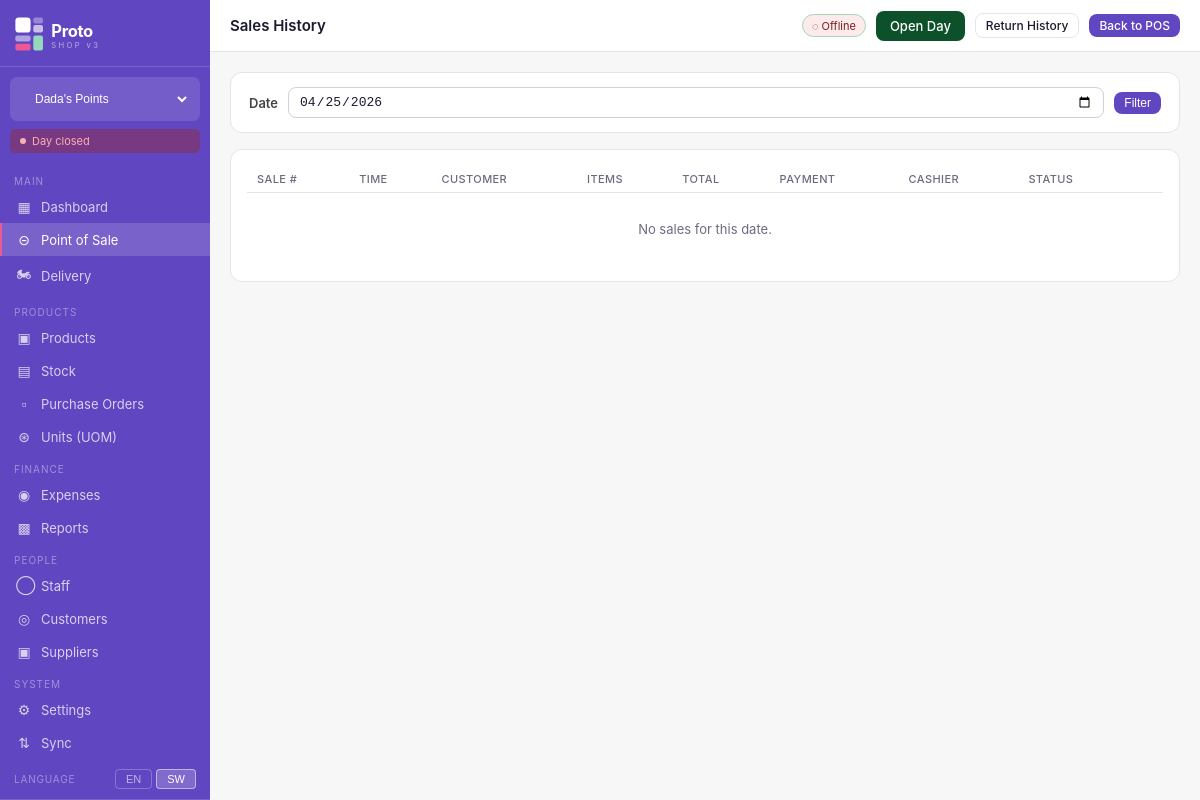
/pos/history/ (signed in), run on an earlier commit of the app's database.
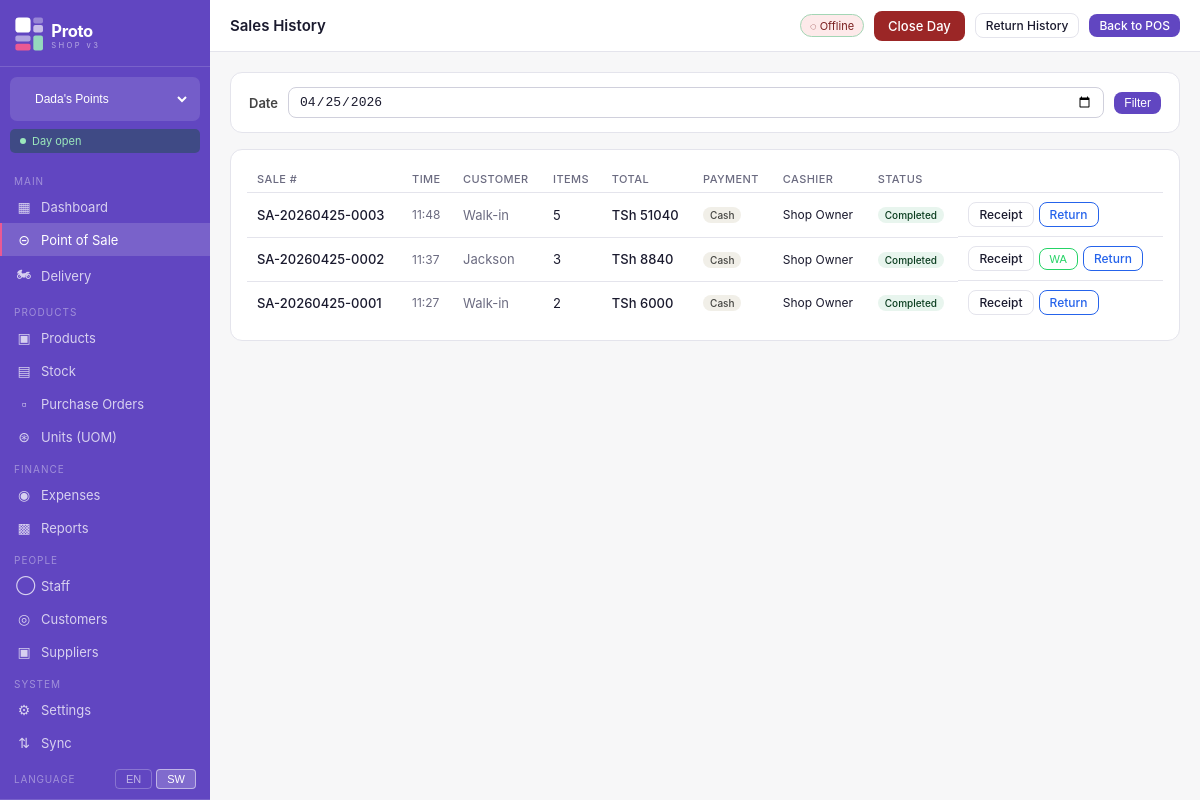
And on a later commit of the database.
### shops/models.py (models this page shows, shortened)
class Shop(models.Model):
    SHOP_TYPE_CHOICES = [
        ('handbags', 'Handbags'),
        ('hair', 'Hair Products'),
        ('home', 'Home Supplies'),
        ('other', 'Other'),
    ]
    name = models.CharField(max_length=100)
    shop_type = models.CharField(max_length=20, choices=SHOP_TYPE_CHOICES)
    address = models.TextField(blank=True)
    phone = models.CharField(max_length=20, blank=True)
    is_active = models.BooleanField(default=True)
    created_at = models.DateTimeField(auto_now_add=True)
    class Meta:
        ordering = ['name']

class UserShopAccess(models.Model):
    ROLE_CHOICES = [
        ('owner', 'Owner'),
        ('admin', 'Admin'),
        ('cashier', 'Cashier'),
    ]
    user = models.ForeignKey(User, on_delete=models.CASCADE, related_name='shop_access')
    shop = models.ForeignKey(Shop, on_delete=models.CASCADE, related_name='user_access')
    role = models.CharField(max_length=20, choices=ROLE_CHOICES, default='cashier')
    is_active = models.BooleanField(default=True)
    class Meta:
        unique_together = ('user', 'shop')

### pos/models.py (models this page shows, shortened)
class Sale(models.Model):
    PAYMENT_METHODS = [
        ('cash', 'Cash'),
        ('mpesa', 'M-Pesa'),
        ('credit', 'Credit / Borrow'),
        ('split', 'Split Payment'),
    ]
    STATUS_CHOICES = [
        ('completed', 'Completed'),
        ('voided', 'Voided'),
        ('refunded', 'Refunded'),
        ('partially_returned', 'Partially Returned'),
    ]
    sale_number = models.CharField(max_length=20, unique=True, blank=True)
    shop = models.ForeignKey(Shop, on_delete=models.CASCADE, related_name='sales')
    day_session = models.ForeignKey(DaySession, on_delete=models.SET_NULL, null=True, blank=True, related_name='sales')
    customer = models.ForeignKey(Customer, on_delete=models.SET_NULL, null=True, blank=True, related_name='sales')
    cashier = models.ForeignKey(User, on_delete=models.SET_NULL, null=True, related_name='sales')
    subtotal = models.DecimalField(max_digits=14, decimal_places=2, default=0)
    tax_amount = models.DecimalField(max_digits=14, decimal_places=2, default=0)
    discount_amount = models.DecimalField(max_digits=14, decimal_places=2, default=0)
    total = models.DecimalField(max_digits=14, decimal_places=2, default=0)
    payment_method = models.CharField(max_length=10, choices=PAYMENT_METHODS)
    amount_paid = models.DecimalField(max_digits=14, decimal_places=2, default=0)
    change_given = models.DecimalField(max_digits=14, decimal_places=2, default=0)
    status = models.CharField(max_length=20, choices=STATUS_CHOICES, default='completed')
    voided_by = models.ForeignKey(User, on_delete=models.SET_NULL, null=True, blank=True, related_name='voided_sales')
    void_reason = models.TextField(blank=True)
    notes = models.TextField(blank=True)
    created_at = models.DateTimeField(auto_now_add=True)
    synced = models.BooleanField(default=False)
    class Meta:
        ordering = ['-created_at']

### customers/models.py (models this page shows, shortened)
class Customer(models.Model):
    name = models.CharField(max_length=150)
    phone = models.CharField(max_length=20, blank=True)
    email = models.EmailField(blank=True)
    address = models.TextField(blank=True)
    shop = models.ForeignKey(Shop, on_delete=models.CASCADE, related_name='customers', null=True, blank=True)
    credit_limit = models.DecimalField(max_digits=12, decimal_places=2, default=0)
    credit_balance = models.DecimalField(max_digits=12, decimal_places=2, default=0)  # amount owed
    notes = models.TextField(blank=True)
    is_active = models.BooleanField(default=True)
    created_at = models.DateTimeField(auto_now_add=True)
    class Meta:
        ordering = ['name']

### pos/views.py (the view)
# urls.py: path('history/', views.sale_history, name='history'),
@login_required
def sale_history(request):
    shop = get_current_shop(request)
    if not shop:
        return redirect('shop_select')
    today = timezone.now().date()
    from django.core.paginator import Paginator
    date_filter = request.GET.get('date', str(today))
    try:
        import datetime
        filter_date = datetime.date.fromisoformat(date_filter)
    except Exception:
        filter_date = today
    sales_qs = Sale.objects.filter(shop=shop, created_at__date=filter_date).select_related(
        'customer', 'cashier'
    ).prefetch_related('items').order_by('-created_at')
    paginator = Paginator(sales_qs, 25)
    page_obj  = paginator.get_page(request.GET.get('page'))
    return render(request, 'pos/history.html', {
        'sales': page_obj,
        'page_obj': page_obj,
        'shop': shop,
        'filter_date': filter_date,
        'today': today,
        'current_role': request.session.get('current_role', 'cashier'),
    })

### pos/views.py (called while the page is built)
def get_current_shop(request):
    shop_id = request.session.get('current_shop_id')
    if not shop_id:
        return None
    return Shop.objects.filter(id=shop_id).first()

### shops/models.py (called while the page is built)
    @property
    def is_open(self):
        return self.status == 'open'

### templates/pos/history.html (shortened to what this page needs)
{% extends "base.html" %}
{% block page_title %}Sales History{% endblock %}
{% block topbar_actions %}
  <a href="{% url 'pos:return_history' %}" class="btn btn-outline btn-sm">Return History</a>
  <a href="{% url 'pos:index' %}" class="btn btn-primary btn-sm">Back to POS</a>
{% endblock %}
{% block content %}
<div class="card" style="padding:14px 18px;margin-bottom:16px">
  <form method="get" style="display:flex;gap:10px;align-items:center">
    <label style="font-size:13px;font-weight:600;color:#444">Date</label>
    <input type="date" name="date" value="{{ filter_date|date:'Y-m-d' }}"
           style="padding:6px 10px;border:1px solid #d0d0dc;border-radius:8px;font-size:13px">
    <button type="submit" class="btn btn-primary btn-sm">Filter</button>
  </form>
</div>
<div class="card">
  <div class="table-wrap">
    <table>
      <thead>
        <tr>
          <th>Sale #</th>
          <th>Time</th>
          <th>Customer</th>
          <th>Items</th>
          <th>Total</th>
          <th>Payment</th>
          <th>Cashier</th>
          <th>Status</th>
          <th></th>
        </tr>
      </thead>
      <tbody>
        {% for s in sales %}
        {% with session_open=s.day_session.is_open %}
        <tr>
          <td style="font-weight:500">{{ s.sale_number }}</td>
          <td style="color:#6b6b80;font-size:12px">{{ s.created_at|date:"H:i" }}</td>
          <td style="color:#6b6b80">{{ s.customer.name|default:"Walk-in" }}</td>
          <td>{{ s.items.count }}</td>
          <td style="font-weight:500">TSh {{ s.total|floatformat:0 }}</td>
          <td>
            <span class="badge {% if s.payment_method == 'mpesa' %}badge-green{% elif s.payment_method == 'credit' %}badge-pink{% else %}badge-gray{% endif %}">
              {{ s.get_payment_method_display }}
            </span>
          </td>
          <td style="font-size:12px">{{ s.cashier.get_full_name|default:s.cashier.username|default:"-" }}</td>
          <td>
            {% if s.status == 'completed' %}
              <span class="badge badge-green">Completed</span>
            {% elif s.status == 'voided' %}
              <span class="badge badge-red">Voided</span>
            {% elif s.status == 'refunded' %}
              <span class="badge badge-pink">Refunded</span>
            {% elif s.status == 'partially_returned' %}
              <span class="badge badge-pink">Partial Return</span>
            {% else %}
              <span class="badge badge-gray">{{ s.get_status_display }}</span>
            {% endif %}
          </td>
          <td style="display:flex;gap:5px;align-items:center;flex-wrap:wrap">
            <a href="{% url 'pos:receipt' s.pk %}" class="btn btn-outline btn-sm" target="_blank">Receipt</a>
            {% if s.customer and s.customer.phone %}
            <button class="btn btn-outline btn-sm" style="color:#25d366;border-color:#25d366;font-size:11px"
                    onclick="sendWaReceipt({{ s.pk }}, this)" title="Send receipt via WhatsApp">WA</button>
            {% endif %}
            {% if s.status in 'completed,partially_returned' %}
              {% if session_open %}
                <a href="{% url 'pos:create_return' s.pk %}" class="btn btn-outline btn-sm"
                   style="color:#2563eb;border-color:#2563eb">Return</a>
              {% else %}
                <span style="font-size:11px;color:#9ca3af;font-style:italic">Day closed</span>
              {% endif %}
            {% endif %}
          </td>
        </tr>
        {% endwith %}
        {% empty %}
        <tr>
          <td colspan="9" style="text-align:center;padding:28px;color:#6b6b80">No sales for this date.</td>
        </tr>
        {% endfor %}
      </tbody>
    </table>
  </div>
</div>
{% endblock %}

### templates/base.html (shortened to what this page needs)
<!DOCTYPE html>
<html lang="en">
<head>
  <link rel="stylesheet" href="/static/css/proto.css">
</head>
<body>
<div class="app-layout">
  <aside class="sidebar">
    <div class="sidebar-logo">
      <a href="{% url 'dashboard' %}" style="display:flex;align-items:center;padding:2px 0;">
        <img src="/static/img/logo-white.svg" alt="Proto v3" style="height:36px;width:auto;">
      </a>
    </div>
    {% if all_accessible_shops %}
    <form method="post" action="{% url 'switch_shop' %}" class="shop-switcher">
      <select name="shop_id" onchange="this.form.submit()">
        {% for access in all_accessible_shops %}
          <option value="{{ access.shop.id }}"
            {% if access.shop.id == current_shop.id %}selected{% endif %}>
            {{ access.shop.name }}
          </option>
        {% endfor %}
      </select>
    </form>
    {% endif %}
    <div class="day-badge {% if day_is_open %}day-open{% else %}day-closed{% endif %}">
      <span class="day-dot"></span>
      {% if day_is_open %}Day open{% else %}Day closed{% endif %}
    </div>
    <nav class="sidebar-nav">
      <div class="nav-section">Main</div>
      <a href="{% url 'dashboard' %}" class="nav-item {% if request.resolver_match.url_name == 'dashboard' %}active{% endif %}">
        <span class="nav-icon">&#9638;</span> Dashboard
      </a>
      <a href="{% url 'pos:index' %}" class="nav-item {% if 'pos' in request.resolver_match.namespace %}active{% endif %}">
        <span class="nav-icon">&#8861;</span> Point of Sale
      </a>
      <a href="{% url 'delivery:board' %}" class="nav-item {% if request.resolver_match.namespace == 'delivery' %}active{% endif %}">
        <span class="nav-icon">&#127949;</span> Delivery
      </a>
      <div class="nav-section">Products</div>
      <a href="{% url 'products:list' %}" class="nav-item {% if request.resolver_match.namespace == 'products' %}active{% endif %}">
        <span class="nav-icon">&#9635;</span> Products
      </a>
      <a href="{% url 'stock:list' %}" class="nav-item {% if request.resolver_match.namespace == 'stock' %}active{% endif %}">
        <span class="nav-icon">&#9636;</span> Stock
      </a>
      <a href="{% url 'purchases:list' %}" class="nav-item {% if request.resolver_match.namespace == 'purchases' %}active{% endif %}">
        <span class="nav-icon">&#9643;</span> Purchase Orders
      </a>
      <a href="{% url 'units:list' %}" class="nav-item {% if request.resolver_match.namespace == 'units' %}active{% endif %}">
        <span class="nav-icon">&#8859;</span> Units (UOM)
      </a>
      <div class="nav-section">Finance</div>
      <a href="{% url 'expenses:list' %}" class="nav-item {% if request.resolver_match.namespace == 'expenses' %}active{% endif %}">
        <span class="nav-icon">&#9673;</span> Expenses
      </a>
      <a href="{% url 'reports:dashboard' %}" class="nav-item {% if request.resolver_match.namespace == 'reports' %}active{% endif %}">
        <span class="nav-icon">&#9641;</span> Reports
      </a>
      <div class="nav-section">People</div>
      <a href="{% url 'staff:list' %}" class="nav-item {% if request.resolver_match.namespace == 'staff' %}active{% endif %}">
        <span class="nav-icon">&#9711;</span> Staff
      </a>
      <a href="{% url 'customers:list' %}" class="nav-item {% if request.resolver_match.namespace == 'customers' %}active{% endif %}">
        <span class="nav-icon">&#9678;</span> Customers
      </a>
      <a href="{% url 'purchases:suppliers' %}" class="nav-item {% if request.resolver_match.url_name == 'suppliers' or request.resolver_match.url_name == 'supplier_create' %}active{% endif %}">
        <span class="nav-icon">&#9635;</span> Suppliers
      </a>
      <div class="nav-section">System</div>
      <a href="{% url 'settings:index' %}" class="nav-item {% if request.resolver_match.namespace == 'settings' %}active{% endif %}">
        <span class="nav-icon">&#9881;</span> Settings
      </a>
      <a href="{% url 'sync_engine:dashboard' %}" class="nav-item {% if request.resolver_match.namespace == 'sync_engine' %}active{% endif %}">
        <span class="nav-icon">&#8645;</span> Sync
      </a>
      <div class="nav-lang">
        <span class="nav-lang-label">Language</span>
        <div class="nav-lang-btns">
          <form method="post" action="{% url 'settings:change_language' %}" style="display:inline">
            <button type="submit" class="lang-btn {% if request.LANGUAGE_CODE == 'en' %}lang-active{% endif %}">EN</button>
          </form>
          <form method="post" action="{% url 'settings:change_language' %}" style="display:inline">
            <button type="submit" class="lang-btn {% if request.LANGUAGE_CODE != 'en' %}lang-active{% endif %}">SW</button>
          </form>
        </div>
      </div>
    </nav>
  </aside>
  <div class="main-area">
    <header class="topbar">
      <div class="topbar-left">
        <h1 class="page-title">{% block page_title %}Dashboard{% endblock %}</h1>
      </div>
      <div class="topbar-right">
        <span class="sync-badge" id="sync-indicator" title="Click to sync">&#9679; Online</span>
        {% if day_is_open %}
          <a href="#" class="btn btn-danger" onclick="showCloseDayModal(); return false;">Close Day</a>
        {% else %}
          <a href="#" class="btn btn-success" onclick="showOpenDayModal(); return false;">Open Day</a>
        {% endif %}
        {% block topbar_actions %}{% endblock %}
      </div>
    </header>
    <main class="page-content">
      {% block content %}{% endblock %}
    </main>
  </div>
</div>
</body>
</html>

What changed in the data, as far as the page shows it:
added Sale: sale_number "SA-20260425-0003", created_at "11:48", customer.name "Walk-in", items.count "5", total "51040", payment_method "Cash", cashier.get_full_name "Shop Owner", status "Completed"
added Sale: sale_number "SA-20260425-0002", created_at "11:37", customer.name "Jackson", items.count "3", total "8840", payment_method "Cash", cashier.get_full_name "Shop Owner", status "Completed"
added Sale: sale_number "SA-20260425-0001", created_at "11:27", customer.name "Walk-in", items.count "2", total "6000", payment_method "Cash", cashier.get_full_name "Shop Owner", status "Completed"
Also different on the page:
text no longer shown: "Day closed Open Day No sales for this date."
text now shown: "Day open Close Day"
